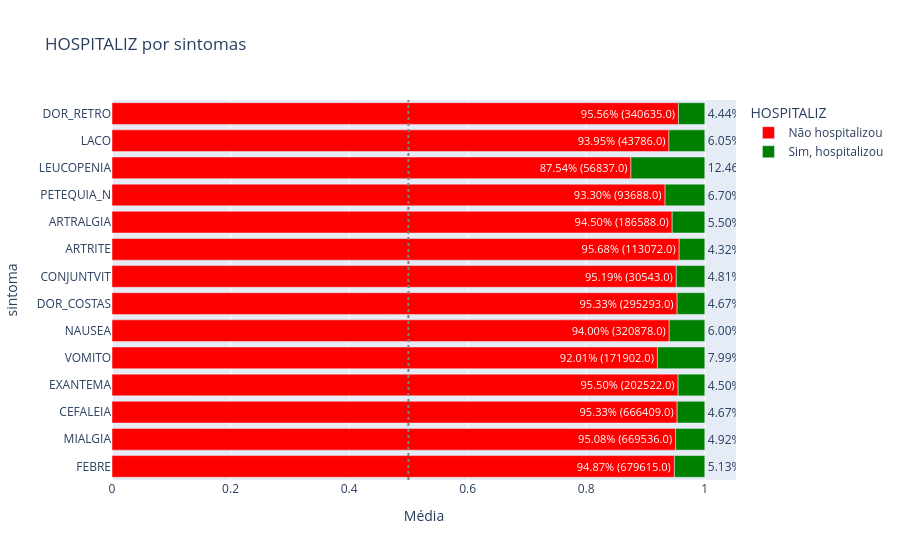

The notebook cell saved with this chart:
### Code cell
utils.plot_bar_por_variavel_inverso(df, lista, hospitaliz = 'HOSPITALIZ')

### Figure 1 — Plotly figure (JSON) as saved in the notebook; plotly's stock layout.template omitted (floating-point values rounded to 4 significant figures)
{"data": [{"hovertemplate": "HOSPITALIZ=Não hospitalizou<br>Média=%{x}<br>sintoma=%{y}<br>text=%{text}<extra></extra>", "legendgroup": "Não hospitalizou", "marker": {"color": "red", "pattern": {"shape": ""}}, "name": "Não hospitalizou", "orientation": "h", "showlegend": true, "text": ["94.87% (679615.0)", "95.08% (669536.0)", "95.33% (666409.0)", "95.50% (202522.0)", "92.01% (171902.0)", "94.00% (320878.0)", "95.33% (295293.0)", "95.19% (30543.0)", "95.68% (113072.0)", "94.50% (186588.0)", "93.30% (93688.0)", "87.54% (56837.0)", "93.95% (43786.0)", "95.56% (340635.0)"], "textposition": "outside", "type": "bar", "x": [0.9487, 0.9508, 0.9533, 0.955, 0.9201, 0.94, 0.9533, 0.9519, 0.9568, 0.945, 0.933, 0.8754, 0.9395, 0.9556], "xaxis": "x", "y": ["FEBRE", "MIALGIA", "CEFALEIA", "EXANTEMA", "VOMITO", "NAUSEA", "DOR_COSTAS", "CONJUNTVIT", "ARTRITE", "ARTRALGIA", "PETEQUIA_N", "LEUCOPENIA", "LACO", "DOR_RETRO"], "yaxis": "y"}, {"hovertemplate": "HOSPITALIZ=Sim, hospitalizou<br>Média=%{x}<br>sintoma=%{y}<br>text=%{text}<extra></extra>", "legendgroup": "Sim, hospitalizou", "marker": {"color": "green", "pattern": {"shape": ""}}, "name": "Sim, hospitalizou", "orientation": "h", "showlegend": true, "text": ["5.13% (36757.0)", "4.92% (34653.0)", "4.67% (32672.0)", "4.50% (9546.0)", "7.99% (14931.0)", "6.00% (20497.0)", "4.67% (14475.0)", "4.81% (1544.0)", "4.32% (5108.0)", "5.50% (10854.0)", "6.70% (6725.0)", "12.46% (8088.0)", "6.05% (2819.0)", "4.44% (15821.0)"], "textposition": "outside", "type": "bar", "x": [0.0513, 0.0492, 0.0467, 0.045, 0.0799, 0.06, 0.0467, 0.0481, 0.0432, 0.055, 0.067, 0.1246, 0.0605, 0.0444], "xaxis": "x", "y": ["FEBRE", "MIALGIA", "CEFALEIA", "EXANTEMA", "VOMITO", "NAUSEA", "DOR_COSTAS", "CONJUNTVIT", "ARTRITE", "ARTRALGIA", "PETEQUIA_N", "LEUCOPENIA", "LACO", "DOR_RETRO"], "yaxis": "y"}], "layout": {"barmode": "relative", "legend": {"title": {"text": "HOSPITALIZ"}, "tracegroupgap": 0}, "shapes": [{"line": {"color": "grey", "dash": "dot"}, "type": "line", "x0": 0.5, "x1": 0.5, "xref": "x", "y0": 0, "y1": 1, "yref": "y domain"}], "title": {"text": "HOSPITALIZ por sintomas"}, "xaxis": {"anchor": "y", "categoryorder": "category ascending", "domain": [0, 1], "title": {"text": "Média"}}, "yaxis": {"anchor": "x", "domain": [0, 1], "title": {"text": "sintoma"}}}}
